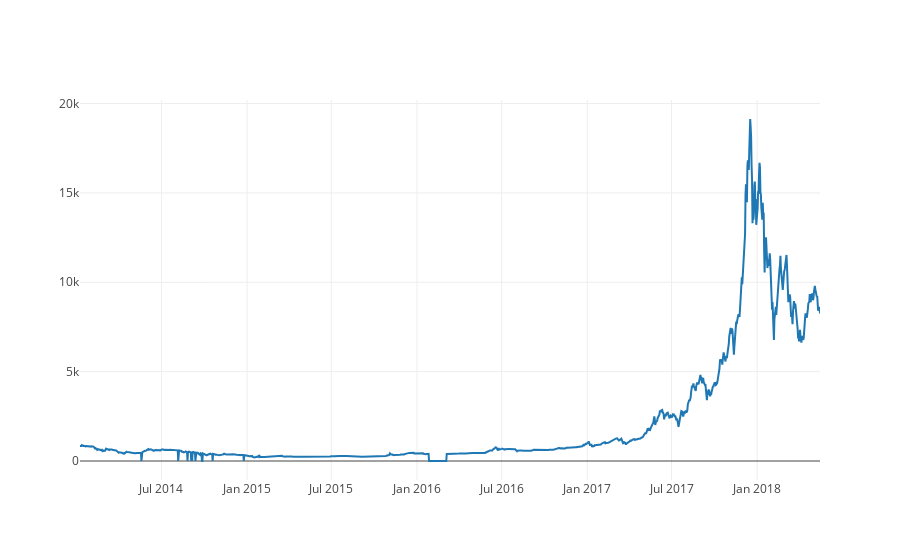

Source (notebook cell):
### Code cell
btc_trace = go.Scatter(x=btc_usd_price_kraken.index, y=btc_usd_price_kraken['Weighted Price'])
py.iplot([btc_trace])

### Figure 1 — Plotly figure (JSON) as saved in the notebook; plotly's stock layout.template omitted (floating-point values rounded to 4 significant figures; data arrays with more than 128 entries replaced by an {"elided": "..."} marker saying what was removed)
{"data": [{"type": "scatter", "x": {"elided": "1591 str values"}, "y": {"elided": "1591 float values"}}], "layout": {}}
